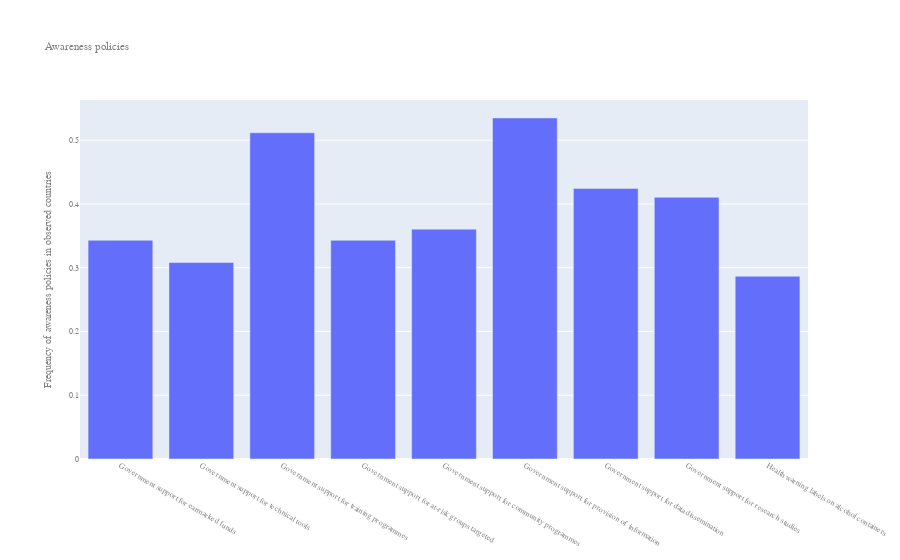

The notebook cell saved with this chart:
### Code cell
#bar plot using plotly

fig = go.Figure()
fig.add_trace(go.Bar(y = bar_awareness, x=list(bar_awareness.index)))
fig.update_layout(title_text="Awareness policies",
    yaxis_title="Frequency of awareness policies in observed countries",
    font=dict(
        family="Courier New, monospace",
        size=8,
        color="#7f7f7f"
    )
)

fig.show()

### Figure 1 — Plotly figure (JSON) as saved in the notebook; plotly's stock layout.template omitted (floating-point values rounded to 4 significant figures)
{"data": [{"type": "bar", "x": ["Government support for earmarked funds", "Government support for technical tools", "Government support for training programmes", "Government support for at-risk groups targeted", "Government support for community programmes", "Government support for provision of information", "Government support for data dissemination", "Government support for research studies", "Health warning labels on alcohol containers"], "y": [0.343, 0.3081, 0.5116, 0.343, 0.3605, 0.5349, 0.4244, 0.4104, 0.2866]}], "layout": {"font": {"color": "#7f7f7f", "family": "Courier New, monospace", "size": 8}, "title": {"text": "Awareness policies"}, "yaxis": {"title": {"text": "Frequency of awareness policies in observed countries"}}}}
